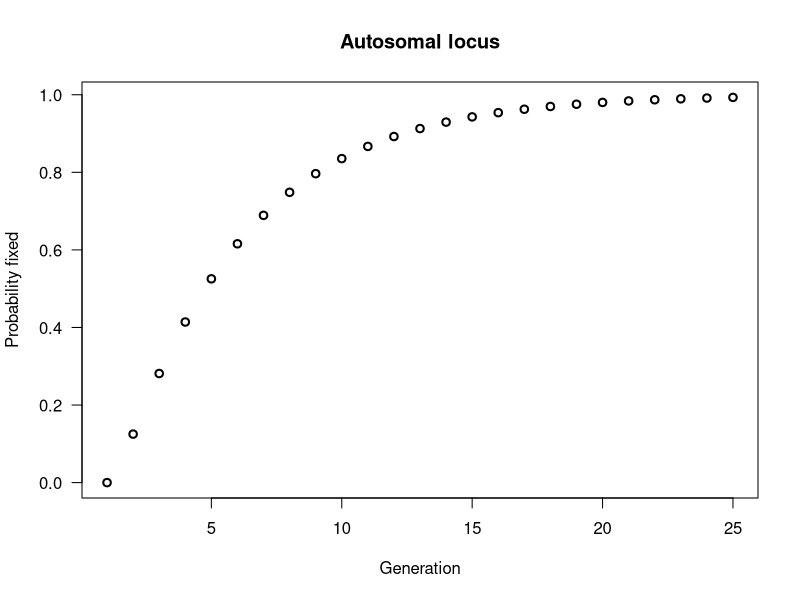
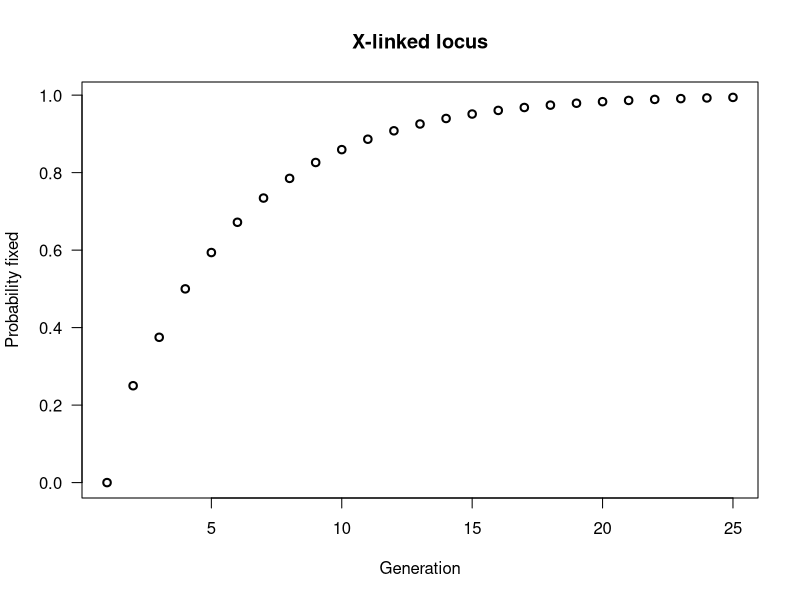
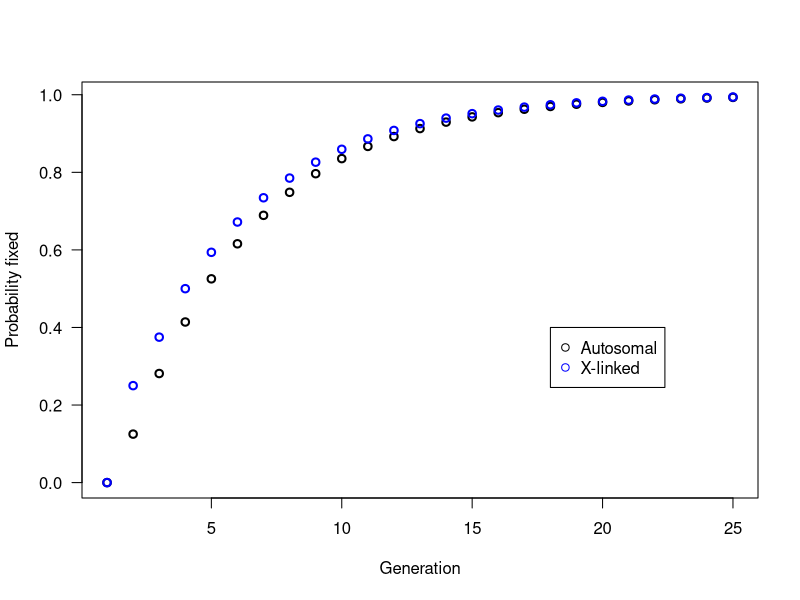

Recreate these plots in R, in order.
######################################################################
# Biostat 140.668
#
# Solution to Problem Set 6
#
# Karl W Broman, 3 Dec 2002
#
######################################################################

######################################################################
#
# Probability that a particular autosomal locus is fixed after n
# generations of sibling matings.
#
######################################################################

# equivalence classes
nam <- c("fixed","A:B","H:H","A:H")

# transition matrix
A <- rbind(c(1,0,0,0), c(0,0,1,0),
           c(1/8,1/8,1/4,1/2), c(1/4,0,1/4,1/2))
dimnames(A) <- list(nam, nam)

pi <- matrix(ncol=4,nrow=26)
dimnames(pi) <- list(paste(0:25), nam)

pi[1,] <- c(0,1,0,0) # frequencies at generation 0
for(i in 2:26) pi[i,] <- pi[i-1,] %*% A

# plot prob'y fixed
plot(1:25, pi[-1,1], xlab="Generation", ylab="Probability fixed",las=1,
     lwd=2, main="Autosomal locus")



######################################################################
#
# Probability that a particular X-linked locus is fixed after n
# generations of sibling matings.
#
######################################################################

# At generation 0, the female is AA and the male is BY

# At each generation, the genotypes of the female and male can be
#      1: AA/AY or BB/BY (fixed)
#      2: AB/AY or AB/BY
#      3: AA/BY or BB/AY

namX <- c("AA:AY", "AB:AY", "AA:BY")

# transition matrix
AX <- rbind(c(1,0,0), c(1/4,1/2,1/4), c(0,1,0))
dimnames(AX) <- list(namX, namX)

piX <- matrix(ncol=3,nrow=26)
dimnames(piX) <- list(paste(0:25), namX)

piX[1,] <- c(0,0,1) # frequencies at generation 0
for(i in 2:26) piX[i,] <- piX[i-1,] %*% AX

# plot prob'y fixed
plot(1:25, piX[-1,1], xlab="Generation", ylab="Probability fixed",las=1,
     lwd=2, main="X-linked locus")


# Plot both
plot(1:25, pi[-1,1], xlab="Generation", ylab="Probability fixed",las=1,
     lwd=2)
points(1:25, piX[-1,1], lwd=2, col="blue")
legend(18, 0.4, c("Autosomal", "X-linked"), pch=1, col=c("black","blue"))
